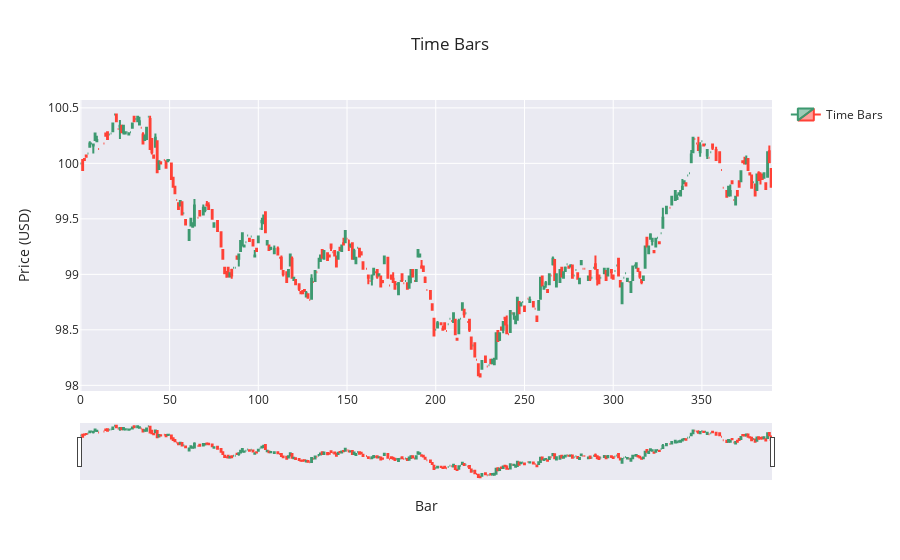

Notebook code for this chart:
### Markdown cell above
### Bar Chart

### Code cell
fig = go.Figure(data=[go.Candlestick(
    x=time_bars.index,
    open=time_bars['open'],
    high=time_bars['high'],
    low=time_bars['low'],
    close=time_bars['close'],
    name='Time Bars'
)])

fig.update_layout(
    title=f'Time Bars',
    yaxis_title='Price (USD)',
    xaxis_title='Bar',
    xaxis_rangeslider_visible=True, 
    template='seaborn', # other options: plotly, plotly_white, plotly_dark, simple_white
    showlegend=True,
)

### Figure 1 — Plotly figure (JSON) as saved in the notebook; plotly's stock layout.template omitted (floating-point values rounded to 4 significant figures; data arrays with more than 128 entries replaced by an {"elided": "..."} marker saying what was removed)
{"data": [{"close": {"elided": "390 float values"}, "high": {"elided": "390 float values"}, "low": {"elided": "390 float values"}, "name": "Time Bars", "open": {"elided": "390 float values"}, "type": "candlestick", "x": {"elided": "390 int values"}}], "layout": {"showlegend": true, "title": {"text": "Time Bars"}, "xaxis": {"rangeslider": {"visible": true}, "title": {"text": "Bar"}}, "yaxis": {"title": {"text": "Price (USD)"}}}}
